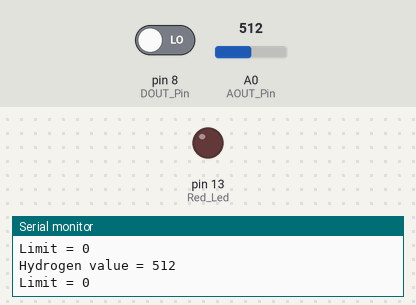
This sketch was run on a simulated Arduino Uno, built with avr-gcc and run on an emulated ATmega328P. On the bench: output pins drawn as LEDs (lit = HIGH), the last lines printed to the serial monitor. The inputs (shaded band) are chosen by the test bench; at power-on: pin 8 (DOUT_Pin) LOW, A0 (AOUT_Pin) = 512.

Above: at 1.2 s.
1.3 s: pin 8 (DOUT_Pin) driven HIGH
At 2.6 s:
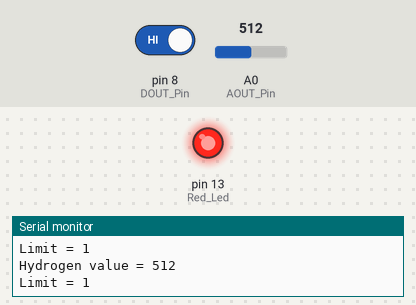
2.9 s: pin 8 (DOUT_Pin) driven LOW
At 4.4 s:
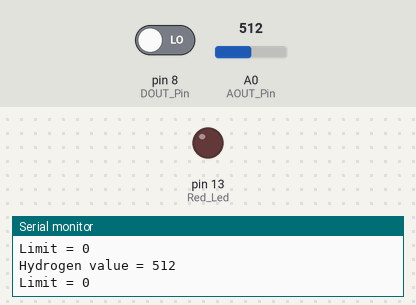
Timing chart, 0 to 5.9 s (numbered marks = the images above; inputs shaded):
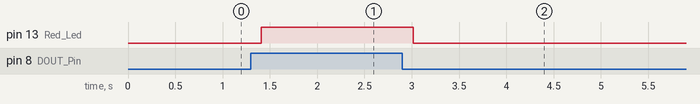

The sketch:

Experiment_14_Code_With_Value_Checking.ino
```cpp
int AOUT_Pin = A0;

int DOUT_Pin = 8;

int Red_Led = 13;

int limit = 0;

int value = 0;

void setup()
{
  Serial.begin(115200);

  pinMode(Red_Led, OUTPUT);
}

void loop()
{
  value = analogRead(AOUT_Pin);

  limit = digitalRead(DOUT_Pin);

  Serial.print("Hydrogen value = ");

  Serial.println(value);

  Serial.print("Limit = ");

  Serial.println(limit);

  delay(100);

  if (limit == HIGH)
  {
    digitalWrite(Red_Led, HIGH);
  }

  else
  {
    digitalWrite(Red_Led, LOW);
  }
}
```

Measured:
- after the input at 1.3 s, pin 13 (Red_Led): LOW → HIGH after 0.11 s
- after the input at 2.9 s, pin 13 (Red_Led): HIGH → LOW after 0.12 s
